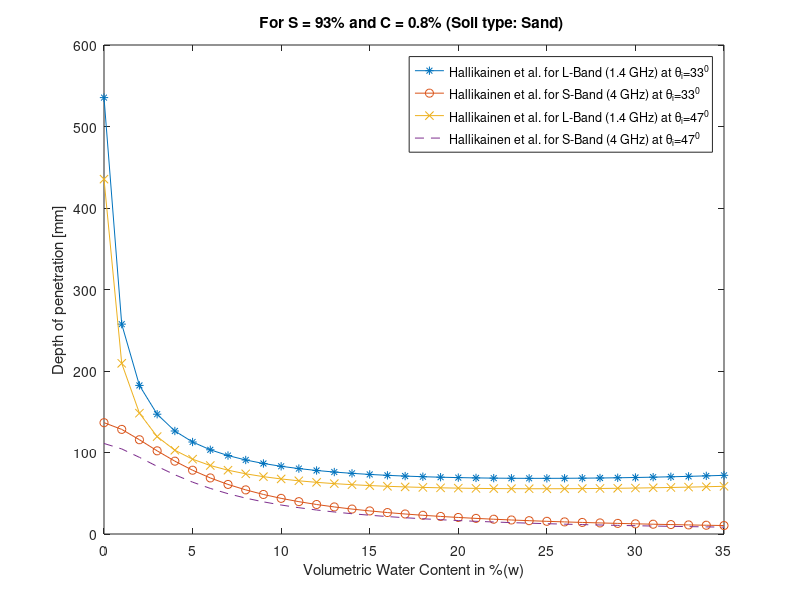

The MATLAB script that drew this image:
%% L-S band hallikainen et. al
%figure 7
%%
clc
clear all
%close all
%%
c=3*10^8;
w=0:0.01:.35;
S=93;
C=0.8;
theta=33;
lambda=((3*10^8)/(1.4*10^9))*1000;   % approx. 1.4 GHz (lambda in m)
e_real= (2.862-0.012*S+0.001*C)+(3.803+0.462*S-0.341*C).*w+(119.006-0.50*S-0.633*C)*w.^2;
e_img= (0.356-0.003*S-0.008*C)+(5.507+0.044*S-0.002*C).*w+(17.753-0.313*S+0.206*C)*w.^2;
%e_img=e_img+.079;
for i=1:36
delta_p(i)=(lambda*sqrt(e_real(i)))/(2*pi*e_img(i));
end
delta_p=abs(delta_p);
j=sqrt(-1);
e=abs(e_real+j*e_img);
l_depth=delta_p*cosd(theta);
plot(w*100,l_depth,'-*')




xlabel('Volumetric Water Content in %(w)')
ylabel('Depth of penetration [mm]')
title('For S=93% and C=0.8%(Soil type:Silty clay loam) at Nadir')
legend('Hallikainen et. al for L Band(1.4 GHz)' )

hold on 
lambda=((3*10^8)/(4*10^9))*1000;   % approx. 4 GHz (lambda in mm)
e_real= (2.927-0.012*S-0.001*C)+(5.505+0.371*S+0.062*C).*w+(114.826-0.389*S-0.547*C)*w.^2;
e_img= (0.004+0.001*S+0.002*C)+(0.951+0.005*S-0.010*C).*w+(16.759+0.192*S+0.290*C)*w.^2;
%e_img=e_img+.079;
for i=1:36
delta_p(i)=(lambda*sqrt(e_real(i)))/(2*pi*e_img(i));
end
delta_p=abs(delta_p);
j=sqrt(-1);
e=abs(e_real+j*e_img);
s_depth=delta_p*cosd(theta);
plot(w*100,s_depth,'-o')

xlabel('Volumetric Water Content in %(w)')
ylabel('Depth of penetration [mm]')
title('For S=93% and C=0.8%(Soil type:Sand) at Nadir')
legend('Hallikainen et. al for L Band(1.4 GHz)' ,'Hallikainen et. al for S Band(4 GHz)')
hold on






%%
theta=47;

lambda=((3*10^8)/(1.4*10^9))*1000;   % approx. 1.4 GHz (lambda in m)
e_real= (2.862-0.012*S+0.001*C)+(3.803+0.462*S-0.341*C).*w+(119.006-0.50*S-0.633*C)*w.^2;
e_img= (0.356-0.003*S-0.008*C)+(5.507+0.044*S-0.002*C).*w+(17.753-0.313*S+0.206*C)*w.^2;
%e_img=e_img+.079;
for i=1:36
delta_p(i)=(lambda*sqrt(e_real(i)))/(2*pi*e_img(i));
end
delta_p=abs(delta_p);
j=sqrt(-1);
e=abs(e_real+j*e_img);
l_depth=delta_p*cosd(theta);
plot(w*100,l_depth,'-x')




xlabel('Volumetric Water Content in %(w)')
ylabel('Depth of penetration [mm]')
title('For S=93% and C=0.8%(Soil type:Silty clay loam) at Nadir')
legend('Hallikainen et. al for L Band(1.4 GHz)' )

hold on 
lambda=((3*10^8)/(4*10^9))*1000;   % approx. 4 GHz (lambda in mm)
e_real= (2.927-0.012*S-0.001*C)+(5.505+0.371*S+0.062*C).*w+(114.826-0.389*S-0.547*C)*w.^2;
e_img= (0.004+0.001*S+0.002*C)+(0.951+0.005*S-0.010*C).*w+(16.759+0.192*S+0.290*C)*w.^2;
%e_img=e_img+.079;
for i=1:36
delta_p(i)=(lambda*sqrt(e_real(i)))/(2*pi*e_img(i));
end
delta_p=abs(delta_p);
j=sqrt(-1);
e=abs(e_real+j*e_img);
s_depth=delta_p*cosd(theta);
plot(w*100,s_depth,'--')

xlabel('Volumetric Water Content in %(w)')
ylabel('Depth of penetration [mm]')
title('For S = 93% and C = 0.8% (Soil type: Sand) ')
legend('Hallikainen et al. for L-Band (1.4 GHz) at \theta_i=33^{0}' ,'Hallikainen et al. for S-Band (4 GHz) at \theta_i=33^{0}','Hallikainen et al. for L-Band (1.4 GHz) at \theta_i=47^{0}' ,'Hallikainen et al. for S-Band (4 GHz) at \theta_i=47^{0}')